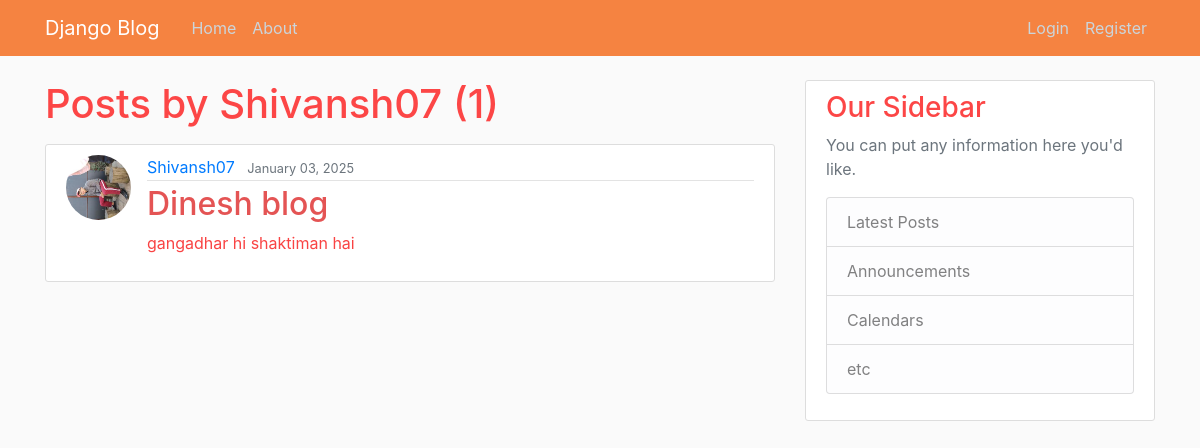
/user/Shivansh07, run on the app's committed database.
### App/models.py (models this page shows, shortened)
class Post(models.Model):
    title = models.CharField(max_length=100)
    content = models.TextField()
    date_posted = models.DateTimeField(default=timezone.now)
    author = models.ForeignKey(User, on_delete=models.CASCADE)

### users/models.py (models this page shows, shortened)
class Profile(models.Model):
    user = models.OneToOneField(User, on_delete=models.CASCADE) #create a one-to-one relationship with the User model
    image = models.ImageField(default='default.jpg', upload_to='profile_pics') #store the profile pictures in the profile_pics directory

### App/views.py (the view)
# urls.py: path('user/<str:username>', UserPostListView.as_view(), name='user-posts'),
class UserPostListView(ListView):
    model = Post
    template_name = 'App/user_posts.html'  # <app>/<model>_<viewtype>.html
    context_object_name = 'posts'
    paginate_by = 5
    def get_queryset(self):
        user = get_object_or_404(User, username=self.kwargs.get('username'))
        return Post.objects.filter(author=user).order_by('-date_posted')

### App/templates/App/user_posts.html (shortened to what this page needs)
{% extends "App/base.html" %}
{% block content %}
    <h1 class="mb-3">Posts by {{ view.kwargs.username }} ({{ page_obj.paginator.count }})</h1>
    {% for post in posts %}
        <article class="media content-section">
          <img class="rounded-circle article-img" src="{{ post.author.profile.image.url }}">
          <div class="media-body">
            <div class="article-metadata">
              <a class="mr-2" href="{% url 'user-posts' post.author.username %}">{{ post.author }}</a>
              <small class="text-muted">{{ post.date_posted|date:"F d, Y" }}</small>
            </div>
            <h2><a class="article-title" href="{% url 'post-detail' post.id %}">{{ post.title }}</a></h2>
            <p class="article-content">{{ post.content }}</p>
          </div>
        </article>
    {% endfor %}
{% endblock content %}

### App/static/blog/main.css (style rules this page uses)
body { background: #fafafa; color: #f94343; margin-top: 5rem; }
h1, h2, h3, h4, h5, h6 { color: #fc4646; }
.content-section { background: #ffffff; padding: 10px 20px; border: 1px solid #dddddd; border-radius: 3px; margin-bottom: 20px; }
.article-title { color: #e45454; }
.article-content { white-space: pre-line; }
.article-img { height: 65px; width: 65px; margin-right: 16px; }
.article-metadata { padding-bottom: 1px; margin-bottom: 4px; border-bottom: 1px solid #e3e3e3 }

### data on the page
Post: author.profile.image (picture), author "Shivansh07", date_posted "January 03, 2025", title "Dinesh blog", content "gangadhar hi shaktiman hai"

### other printed values
{{ view.kwargs.username }} "Shivansh07"
{{ page_obj.paginator.count }} "1"
